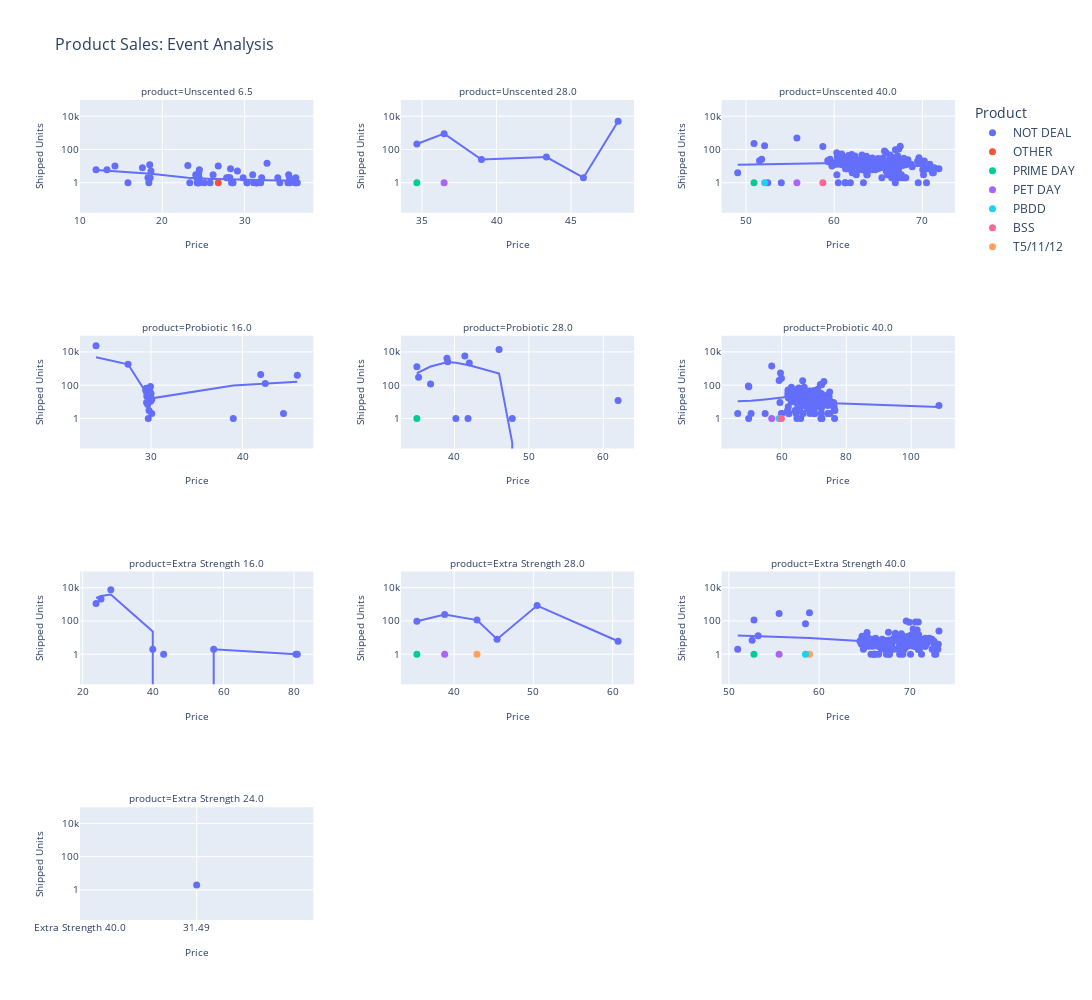

Notebook code cell kept with this figure:
### Code cell
fig = px.scatter(
    event,
    x='our_price',
    y='shipped_units',
    facet_col='product',
    category_orders={
        "product": [
            'Unscented 6.5','Unscented 28.0', 'Unscented 40.0', 
            'Probiotic 16.0', 'Probiotic 28.0', 'Probiotic 40.0',
            'Extra Strength 16.0','Extra Strength 28.0', 'Extra Strength 40.0',  
        ]
    },
    facet_col_wrap=3,
    facet_col_spacing=0.1,
    facet_row_spacing=0.15,
    color='event_name',
    trendline='lowess',
    title='Product Sales: Event Analysis',
    width=1500,
    height=1000,
    log_y=True
).update_traces(
    marker=dict(size=7)
).update_layout(
    legend_title_text='Product',
    title_font=dict(size=16)
).update_xaxes(
    title_text='Price',
    title_font=dict(size=10),
    tickfont=dict(size=10)
).update_yaxes(
    title_text='Shipped Units',
    title_font=dict(size=10),
    tickfont=dict(size=10)
)

fig.update_xaxes(
    categoryorder='array', 
    categoryarray= [
        'Unscented 6.5','Unscented 28.0', 'Unscented 40.0', 
        'Probiotic 16.0', 'Probiotic 28.0', 'Probiotic 40.0',
        'Extra Strength 16.0','Extra Strength 28.0', 'Extra Strength 40.0',  
    ]
)
fig.update_layout(xaxis=dict(type='category'))

for annotation in fig['layout']['annotations']:
    annotation['font'] = dict(size=10)

fig.for_each_xaxis(lambda axis: axis.update(showticklabels=True))
fig.for_each_yaxis(lambda axis: axis.update(showticklabels=True))

fig.show()

### Figure 1 — Plotly figure (JSON) as saved in the notebook; plotly's stock layout.template omitted (floating-point values rounded to 4 significant figures; data arrays with more than 128 entries replaced by an {"elided": "..."} marker saying what was removed)
{"data": [{"hovertemplate": "event_name=NOT DEAL<br>product=Unscented 6.5<br>our_price=%{x}<br>shipped_units=%{y}<extra></extra>", "legendgroup": "NOT DEAL", "marker": {"color": "#636efa", "size": 7, "symbol": "circle"}, "mode": "markers", "name": "NOT DEAL", "orientation": "v", "showlegend": true, "type": "scatter", "x": [11.94, 13.27, 14.24, 15.82, 17.58, 18.25, 18.36, 18.47, 18.52, 18.62, 23.1, 23.34, 24.06, 24.17, 24.24, 24.25, 24.26, 24.33, 24.34, 24.35, 24.39, 24.41, 24.42, 24.43, 24.45, 24.46, 24.49, 24.5, 25.1, 25.81, 26.17, 26.8, 27.82, 27.96, 28.1, 28.22, 28.29, 28.42, 28.57, 28.58, 29.13, 29.83, 30.29, 30.31, 30.99, 31.1, 31.36, 31.45, 31.47, 31.5, 31.53, 31.96, 32.08, 32.73, 34.04, 34.29, 35.27, 35.36, 35.46, 35.51, 36.16, 36.23, 36.25, 36.41], "xaxis": "x10", "y": [6.0, 6.0, 10.0, 1.0, 8.0, 2.0, 1.0, 12.0, 2.0, 5.0, 11.0, 1.0, 3.0, 2.0, 2.0, 1.0, 1.0, 1.0, 2.0, 2.0, 2.0, 3.0, 2.0, 4.0, 1.0, 2.0, 1.0, 6.0, 1.0, 1.0, 3.0, 10.0, 2.0, 2.0, 2.0, 2.0, 7.0, 1.0, 1.0, 1.0, 5.0, 2.0, 1.0, 1.0, 3.0, 1.0, 1.0, 1.0, 1.0, 1.0, 1.0, 1.0, 2.0, 15.0, 2.0, 1.0, 1.0, 3.0, 2.0, 1.0, 1.0, 2.0, 1.0, 1.0], "yaxis": "y10"}, {"hovertemplate": "<b>LOWESS trendline</b><br><br>event_name=NOT DEAL<br>product=Unscented 6.5<br>our_price=%{x}<br>shipped_units=%{y} <b>(trend)</b><extra></extra>", "legendgroup": "NOT DEAL", "marker": {"color": "#636efa", "size": 7, "symbol": "circle"}, "mode": "lines", "name": "NOT DEAL", "showlegend": false, "type": "scatter", "x": [11.94, 13.27, 14.24, 15.82, 17.58, 18.25, 18.36, 18.47, 18.52, 18.62, 23.1, 23.34, 24.06, 24.17, 24.24, 24.25, 24.26, 24.33, 24.34, 24.35, 24.39, 24.41, 24.42, 24.43, 24.45, 24.46, 24.49, 24.5, 25.1, 25.81, 26.17, 26.8, 27.82, 27.96, 28.1, 28.22, 28.29, 28.42, 28.57, 28.58, 29.13, 29.83, 30.29, 30.31, 30.99, 31.1, 31.36, 31.45, 31.47, 31.5, 31.53, 31.96, 32.08, 32.73, 34.04, 34.29, 35.27, 35.36, 35.46, 35.51, 36.16, 36.23, 36.25, 36.41], "xaxis": "x10", "y": [5.748, 5.287, 4.956, 4.424, 3.821, 3.576, 3.534, 3.492, 3.472, 3.433, 1.981, 1.943, 1.828, 1.811, 1.802, 1.8, 1.799, 1.79, 1.789, 1.789, 1.787, 1.787, 1.786, 1.786, 1.785, 1.785, 1.782, 1.781, 1.75, 1.72, 1.704, 1.672, 1.612, 1.596, 1.588, 1.59, 1.594, 1.597, 1.579, 1.578, 1.516, 1.44, 1.411, 1.409, 1.408, 1.409, 1.408, 1.407, 1.407, 1.407, 1.407, 1.402, 1.4, 1.391, 1.377, 1.376, 1.373, 1.373, 1.373, 1.373, 1.373, 1.374, 1.374, 1.374], "yaxis": "y10"}, {"hovertemplate": "event_name=OTHER<br>product=Unscented 6.5<br>our_price=%{x}<br>shipped_units=%{y}<extra></extra>", "legendgroup": "OTHER", "marker": {"color": "#EF553B", "size": 7, "symbol": "circle"}, "mode": "markers", "name": "OTHER", "orientation": "v", "showlegend": true, "type": "scatter", "x": [26.8], "xaxis": "x10", "y": [1.0], "yaxis": "y10"}, {"hovertemplate": "event_name=OTHER<br>product=Unscented 6.5<extra></extra>", "legendgroup": "OTHER", "marker": {"color": "#EF553B", "size": 7, "symbol": "circle"}, "mode": "lines", "name": "OTHER", "showlegend": false, "type": "scatter", "xaxis": "x10", "yaxis": "y10"}, {"hovertemplate": "event_name=NOT DEAL<br>product=Unscented 28.0<br>our_price=%{x}<br>shipped_units=%{y}<extra></extra>", "legendgroup": "NOT DEAL", "marker": {"color": "#636efa", "size": 7, "symbol": "circle"}, "mode": "markers", "name": "NOT DEAL", "orientation": "v", "showlegend": false, "type": "scatter", "x": [34.65, 36.48, 38.99, 43.35, 45.84, 48.17], "xaxis": "x11", "y": [214.0, 889.0, 25.0, 35.0, 2.0, 5019.0], "yaxis": "y11"}, {"hovertemplate": "<b>LOWESS trendline</b><br><br>event_name=NOT DEAL<br>product=Unscented 28.0<br>our_price=%{x}<br>shipped_units=%{y} <b>(trend)</b><extra></extra>", "legendgroup": "NOT DEAL", "marker": {"color": "#636efa", "size": 7, "symbol": "circle"}, "mode": "lines", "name": "NOT DEAL", "showlegend": false, "type": "scatter", "x": [34.65, 36.48, 38.99, 43.35, 45.84, 48.17], "xaxis": "x11", "y": [214.0, 889.0, 25.0, 35.0, 2.0, 5019.0], "yaxis": "y11"}, {"hovertemplate": "event_name=PRIME DAY<br>product=Unscented 28.0<br>our_price=%{x}<br>shipped_units=%{y}<extra></extra>", "legendgroup": "PRIME DAY", "marker": {"color": "#00cc96", "size": 7, "symbol": "circle"}, "mode": "markers", "name": "PRIME DAY", "orientation": "v", "showlegend": true, "type": "scatter", "x": [34.65], "xaxis": "x11", "y": [1.0], "yaxis": "y11"}, {"hovertemplate": "event_name=PRIME DAY<br>product=Unscented 28.0<extra></extra>", "legendgroup": "PRIME DAY", "marker": {"color": "#00cc96", "size": 7, "symbol": "circle"}, "mode": "lines", "name": "PRIME DAY", "showlegend": false, "type": "scatter", "xaxis": "x11", "yaxis": "y11"}, {"hovertemplate": "event_name=PET DAY<br>product=Unscented 28.0<br>our_price=%{x}<br>shipped_units=%{y}<extra></extra>", "legendgroup": "PET DAY", "marker": {"color": "#ab63fa", "size": 7, "symbol": "circle"}, "mode": "markers", "name": "PET DAY", "orientation": "v", "showlegend": true, "type": "scatter", "x": [36.48], "xaxis": "x11", "y": [1.0], "yaxis": "y11"}, {"hovertemplate": "event_name=PET DAY<br>product=Unscented 28.0<extra></extra>", "legendgroup": "PET DAY", "marker": {"color": "#ab63fa", "size": 7, "symbol": "circle"}, "mode": "lines", "name": "PET DAY", "showlegend": false, "type": "scatter", "xaxis": "x11", "yaxis": "y11"}, {"hovertemplate": "event_name=NOT DEAL<br>product=Unscented 40.0<br>our_price=%{x}<br>shipped_units=%{y}<extra></extra>", "legendgroup": "NOT DEAL", "marker": {"color": "#636efa", "size": 7, "symbol": "circle"}, "mode": "markers", "name": "NOT DEAL", "orientation": "v", "showlegend": false, "type": "scatter", "x": {"elided": "249 float values"}, "xaxis": "x12", "y": {"elided": "249 float values"}, "yaxis": "y12"}, {"hovertemplate": "<b>LOWESS trendline</b><br><br>event_name=NOT DEAL<br>product=Unscented 40.0<br>our_price=%{x}<br>shipped_units=%{y} <b>(trend)</b><extra></extra>", "legendgroup": "NOT DEAL", "marker": {"color": "#636efa", "size": 7, "symbol": "circle"}, "mode": "lines", "name": "NOT DEAL", "showlegend": false, "type": "scatter", "x": {"elided": "249 float values"}, "xaxis": "x12", "y": {"elided": "249 float values"}, "yaxis": "y12"}, {"hovertemplate": "event_name=PRIME DAY<br>product=Unscented 40.0<br>our_price=%{x}<br>shipped_units=%{y}<extra></extra>", "legendgroup": "PRIME DAY", "marker": {"color": "#00cc96", "size": 7, "symbol": "circle"}, "mode": "markers", "name": "PRIME DAY", "orientation": "v", "showlegend": false, "type": "scatter", "x": [50.91], "xaxis": "x12", "y": [1.0], "yaxis": "y12"}, {"hovertemplate": "event_name=PRIME DAY<br>product=Unscented 40.0<extra></extra>", "legendgroup": "PRIME DAY", "marker": {"color": "#00cc96", "size": 7, "symbol": "circle"}, "mode": "lines", "name": "PRIME DAY", "showlegend": false, "type": "scatter", "xaxis": "x12", "yaxis": "y12"}, {"hovertemplate": "event_name=PET DAY<br>product=Unscented 40.0<br>our_price=%{x}<br>shipped_units=%{y}<extra></extra>", "legendgroup": "PET DAY", "marker": {"color": "#ab63fa", "size": 7, "symbol": "circle"}, "mode": "markers", "name": "PET DAY", "orientation": "v", "showlegend": false, "type": "scatter", "x": [55.77], "xaxis": "x12", "y": [1.0], "yaxis": "y12"}, {"hovertemplate": "event_name=PET DAY<br>product=Unscented 40.0<extra></extra>", "legendgroup": "PET DAY", "marker": {"color": "#ab63fa", "size": 7, "symbol": "circle"}, "mode": "lines", "name": "PET DAY", "showlegend": false, "type": "scatter", "xaxis": "x12", "yaxis": "y12"}, {"hovertemplate": "event_name=PBDD<br>product=Unscented 40.0<br>our_price=%{x}<br>shipped_units=%{y}<extra></extra>", "legendgroup": "PBDD", "marker": {"color": "#19d3f3", "size": 7, "symbol": "circle"}, "mode": "markers", "name": "PBDD", "orientation": "v", "showlegend": true, "type": "scatter", "x": [52.11], "xaxis": "x12", "y": [1.0], "yaxis": "y12"}, {"hovertemplate": "event_name=PBDD<br>product=Unscented 40.0<extra></extra>", "legendgroup": "PBDD", "marker": {"color": "#19d3f3", "size": 7, "symbol": "circle"}, "mode": "lines", "name": "PBDD", "showlegend": false, "type": "scatter", "xaxis": "x12", "yaxis": "y12"}, {"hovertemplate": "event_name=BSS<br>product=Unscented 40.0<br>our_price=%{x}<br>shipped_units=%{y}<extra></extra>", "legendgroup": "BSS", "marker": {"color": "#FF6692", "size": 7, "symbol": "circle"}, "mode": "markers", "name": "BSS", "orientation": "v", "showlegend": true, "type": "scatter", "x": [58.71], "xaxis": "x12", "y": [1.0], "yaxis": "y12"}, {"hovertemplate": "event_name=BSS<br>product=Unscented 40.0<extra></extra>", "legendgroup": "BSS", "marker": {"color": "#FF6692", "size": 7, "symbol": "circle"}, "mode": "lines", "name": "BSS", "showlegend": false, "type": "scatter", "xaxis": "x12", "yaxis": "y12"}, {"hovertemplate": "event_name=NOT DEAL<br>product=Probiotic 16.0<br>our_price=%{x}<br>shipped_units=%{y}<extra></extra>", "legendgroup": "NOT DEAL", "marker": {"color": "#636efa", "size": 7, "symbol": "circle"}, "mode": "markers", "name": "NOT DEAL", "orientation": "v", "showlegend": false, "type": "scatter", "x": [23.99, 27.49, 29.42, 29.49, 29.51, 29.53, 29.54, 29.6, 29.64, 29.65, 29.7, 29.71, 29.72, 29.78, 29.81, 29.83, 29.87, 29.88, 29.9, 29.91, 29.94, 29.96, 29.97, 29.99, 30.0, 30.08, 30.09, 38.99, 41.99, 42.49, 44.48, 45.99], "xaxis": "x7", "y": [23470.0, 1812.0, 49.0, 65.0, 9.0, 37.0, 22.0, 36.0, 7.0, 32.0, 1.0, 39.0, 35.0, 3.0, 38.0, 50.0, 44.0, 23.0, 34.0, 31.0, 85.0, 11.0, 31.0, 32.0, 18.0, 2.0, 14.0, 1.0, 436.0, 128.0, 2.0, 393.0], "yaxis": "y7"}, {"hovertemplate": "<b>LOWESS trendline</b><br><br>event_name=NOT DEAL<br>product=Probiotic 16.0<br>our_price=%{x}<br>shipped_units=%{y} <b>(trend)</b><extra></extra>", "legendgroup": "NOT DEAL", "marker": {"color": "#636efa", "size": 7, "symbol": "circle"}, "mode": "lines", "name": "NOT DEAL", "showlegend": false, "type": "scatter", "x": [23.99, 27.49, 29.42, 29.49, 29.51, 29.53, 29.54, 29.6, 29.64, 29.65, 29.7, 29.71, 29.72, 29.78, 29.81, 29.83, 29.87, 29.88, 29.9, 29.91, 29.94, 29.96, 29.97, 29.99, 30.0, 30.08, 30.09, 38.99, 41.99, 42.49, 44.48, 45.99], "xaxis": "x7", "y": [4853.0, 1810.0, 39.04, 35.55, 34.66, 33.81, 33.39, 31.06, 29.67, 29.34, 28.51, 28.58, 28.54, 29.05, 29.1, 28.98, 27.74, 27.35, 26.52, 26.08, 24.71, 23.74, 23.24, 22.2, 21.66, 16.9, 16.24, 97.03, 123.6, 128.0, 145.6, 159.0], "yaxis": "y7"}, {"hovertemplate": "event_name=NOT DEAL<br>product=Probiotic 28.0<br>our_price=%{x}<br>shipped_units=%{y}<extra></extra>", "legendgroup": "NOT DEAL", "marker": {"color": "#636efa", "size": 7, "symbol": "circle"}, "mode": "markers", "name": "NOT DEAL", "orientation": "v", "showlegend": false, "type": "scatter", "x": [34.95, 35.18, 36.79, 38.99, 39.09, 40.19, 41.39, 41.82, 41.99, 45.99, 47.76, 61.98], "xaxis": "x8", "y": [1308.0, 302.0, 117.0, 4098.0, 2533.0, 1.0, 5612.0, 1.0, 2175.0, 14130.0, 1.0, 12.0], "yaxis": "y8"}, {"hovertemplate": "<b>LOWESS trendline</b><br><br>event_name=NOT DEAL<br>product=Probiotic 28.0<br>our_price=%{x}<br>shipped_units=%{y} <b>(trend)</b><extra></extra>", "legendgroup": "NOT DEAL", "marker": {"color": "#636efa", "size": 7, "symbol": "circle"}, "mode": "lines", "name": "NOT DEAL", "showlegend": false, "type": "scatter", "x": [34.95, 35.18, 36.79, 38.99, 39.09, 40.19, 41.39, 41.82, 41.99, 45.99, 47.76, 61.98], "xaxis": "x8", "y": [499.6, 597.7, 1322.0, 2351.0, 2474.0, 2235.0, 1714.0, 1594.0, 1597.0, 499.9, 0.03426, -0.4946], "yaxis": "y8"}, {"hovertemplate": "event_name=PRIME DAY<br>product=Probiotic 28.0<br>our_price=%{x}<br>shipped_units=%{y}<extra></extra>", "legendgroup": "PRIME DAY", "marker": {"color": "#00cc96", "size": 7, "symbol": "circle"}, "mode": "markers", "name": "PRIME DAY", "orientation": "v", "showlegend": false, "type": "scatter", "x": [34.95], "xaxis": "x8", "y": [1.0], "yaxis": "y8"}, {"hovertemplate": "event_name=PRIME DAY<br>product=Probiotic 28.0<extra></extra>", "legendgroup": "PRIME DAY", "marker": {"color": "#00cc96", "size": 7, "symbol": "circle"}, "mode": "lines", "name": "PRIME DAY", "showlegend": false, "type": "scatter", "xaxis": "x8", "yaxis": "y8"}, {"hovertemplate": "event_name=NOT DEAL<br>product=Probiotic 40.0<br>our_price=%{x}<br>shipped_units=%{y}<extra></extra>", "legendgroup": "NOT DEAL", "marker": {"color": "#636efa", "size": 7, "symbol": "circle"}, "mode": "markers", "name": "NOT DEAL", "orientation": "v", "showlegend": false, "type": "scatter", "x": {"elided": "272 float values"}, "xaxis": "x9", "y": {"elided": "272 float values"}, "yaxis": "y9"}, {"hovertemplate": "<b>LOWESS trendline</b><br><br>event_name=NOT DEAL<br>product=Probiotic 40.0<br>our_price=%{x}<br>shipped_units=%{y} <b>(trend)</b><extra></extra>", "legendgroup": "NOT DEAL", "marker": {"color": "#636efa", "size": 7, "symbol": "circle"}, "mode": "lines", "name": "NOT DEAL", "showlegend": false, "type": "scatter", "x": {"elided": "272 float values"}, "xaxis": "x9", "y": {"elided": "272 float values"}, "yaxis": "y9"}, {"hovertemplate": "event_name=PET DAY<br>product=Probiotic 40.0<br>our_price=%{x}<br>shipped_units=%{y}<extra></extra>", "legendgroup": "PET DAY", "marker": {"color": "#ab63fa", "size": 7, "symbol": "circle"}, "mode": "markers", "name": "PET DAY", "orientation": "v", "showlegend": false, "type": "scatter", "x": [56.94], "xaxis": "x9", "y": [1.0], "yaxis": "y9"}, {"hovertemplate": "event_name=PET DAY<br>product=Probiotic 40.0<extra></extra>", "legendgroup": "PET DAY", "marker": {"color": "#ab63fa", "size": 7, "symbol": "circle"}, "mode": "lines", "name": "PET DAY", "showlegend": false, "type": "scatter", "xaxis": "x9", "yaxis": "y9"}, {"hovertemplate": "event_name=T5/11/12<br>product=Probiotic 40.0<br>our_price=%{x}<br>shipped_units=%{y}<extra></extra>", "legendgroup": "T5/11/12", "marker": {"color": "#FFA15A", "size": 7, "symbol": "circle"}, "mode": "markers", "name": "T5/11/12", "orientation": "v", "showlegend": true, "type": "scatter", "x": [59.65], "xaxis": "x9", "y": [1.0], "yaxis": "y9"}, {"hovertemplate": "event_name=T5/11/12<br>product=Probiotic 40.0<extra></extra>", "legendgroup": "T5/11/12", "marker": {"color": "#FFA15A", "size": 7, "symbol": "circle"}, "mode": "lines", "name": "T5/11/12", "showlegend": false, "type": "scatter", "xaxis": "x9", "yaxis": "y9"}, {"hovertemplate": "event_name=PBDD<br>product=Probiotic 40.0<br>our_price=%{x}<br>shipped_units=%{y}<extra></extra>", "legendgroup": "PBDD", "marker": {"color": "#19d3f3", "size": 7, "symbol": "circle"}, "mode": "markers", "name": "PBDD", "orientation": "v", "showlegend": false, "type": "scatter", "x": [59.23], "xaxis": "x9", "y": [1.0], "yaxis": "y9"}, {"hovertemplate": "event_name=PBDD<br>product=Probiotic 40.0<extra></extra>", "legendgroup": "PBDD", "marker": {"color": "#19d3f3", "size": 7, "symbol": "circle"}, "mode": "lines", "name": "PBDD", "showlegend": false, "type": "scatter", "xaxis": "x9", "yaxis": "y9"}, {"hovertemplate": "event_name=BSS<br>product=Probiotic 40.0<br>our_price=%{x}<br>shipped_units=%{y}<extra></extra>", "legendgroup": "BSS", "marker": {"color": "#FF6692", "size": 7, "symbol": "circle"}, "mode": "markers", "name": "BSS", "orientation": "v", "showlegend": false, "type": "scatter", "x": [59.94], "xaxis": "x9", "y": [1.0], "yaxis": "y9"}, {"hovertemplate": "event_name=BSS<br>product=Probiotic 40.0<extra></extra>", "legendgroup": "BSS", "marker": {"color": "#FF6692", "size": 7, "symbol": "circle"}, "mode": "lines", "name": "BSS", "showlegend": false, "type": "scatter", "xaxis": "x9", "yaxis": "y9"}, {"hovertemplate": "event_name=NOT DEAL<br>product=Extra Strength 16.0<br>our_price=%{x}<br>shipped_units=%{y}<extra></extra>", "legendgroup": "NOT DEAL", "marker": {"color": "#636efa", "size": 7, "symbol": "circle"}, "mode": "markers", "name": "NOT DEAL", "orientation": "v", "showlegend": false, "type": "scatter", "x": [23.79, 25.19, 27.99, 39.9, 42.99, 57.2, 80.56, 80.94], "xaxis": "x4", "y": [1126.0, 2054.0, 7558.0, 2.0, 1.0, 2.0, 1.0, 1.0], "yaxis": "y4"}, {"hovertemplate": "<b>LOWESS trendline</b><br><br>event_name=NOT DEAL<br>product=Extra Strength 16.0<br>our_price=%{x}<br>shipped_units=%{y} <b>(trend)</b><extra></extra>", "legendgroup": "NOT DEAL", "marker": {"color": "#636efa", "size": 7, "symbol": "circle"}, "mode": "lines", "name": "NOT DEAL", "showlegend": false, "type": "scatter", "x": [23.79, 25.19, 27.99, 39.9, 42.99, 57.2, 80.56, 80.94], "xaxis": "x4", "y": [2415.0, 3125.0, 3913.0, 23.19, -1958.0, 2.0, 1.0, 1.0], "yaxis": "y4"}, {"hovertemplate": "event_name=NOT DEAL<br>product=Extra Strength 28.0<br>our_price=%{x}<br>shipped_units=%{y}<extra></extra>", "legendgroup": "NOT DEAL", "marker": {"color": "#636efa", "size": 7, "symbol": "circle"}, "mode": "markers", "name": "NOT DEAL", "orientation": "v", "showlegend": false, "type": "scatter", "x": [35.3, 38.81, 42.89, 45.42, 50.47, 60.7], "xaxis": "x5", "y": [96.0, 242.0, 113.0, 8.0, 838.0, 6.0], "yaxis": "y5"}, {"hovertemplate": "<b>LOWESS trendline</b><br><br>event_name=NOT DEAL<br>product=Extra Strength 28.0<br>our_price=%{x}<br>shipped_units=%{y} <b>(trend)</b><extra></extra>", "legendgroup": "NOT DEAL", "marker": {"color": "#636efa", "size": 7, "symbol": "circle"}, "mode": "lines", "name": "NOT DEAL", "showlegend": false, "type": "scatter", "x": [35.3, 38.81, 42.89, 45.42, 50.47, 60.7], "xaxis": "x5", "y": [96.0, 242.0, 113.0, 8.0, 838.0, 6.0], "yaxis": "y5"}, {"hovertemplate": "event_name=PRIME DAY<br>product=Extra Strength 28.0<br>our_price=%{x}<br>shipped_units=%{y}<extra></extra>", "legendgroup": "PRIME DAY", "marker": {"color": "#00cc96", "size": 7, "symbol": "circle"}, "mode": "markers", "name": "PRIME DAY", "orientation": "v", "showlegend": false, "type": "scatter", "x": [35.3], "xaxis": "x5", "y": [1.0], "yaxis": "y5"}, {"hovertemplate": "event_name=PRIME DAY<br>product=Extra Strength 28.0<extra></extra>", "legendgroup": "PRIME DAY", "marker": {"color": "#00cc96", "size": 7, "symbol": "circle"}, "mode": "lines", "name": "PRIME DAY", "showlegend": false, "type": "scatter", "xaxis": "x5", "yaxis": "y5"}, {"hovertemplate": "event_name=PET DAY<br>product=Extra Strength 28.0<br>our_price=%{x}<br>shipped_units=%{y}<extra></extra>", "legendgroup": "PET DAY", "marker": {"color": "#ab63fa", "size": 7, "symbol": "circle"}, "mode": "markers", "name": "PET DAY", "orientation": "v", "showlegend": false, "type": "scatter", "x": [38.81], "xaxis": "x5", "y": [1.0], "yaxis": "y5"}, {"hovertemplate": "event_name=PET DAY<br>product=Extra Strength 28.0<extra></extra>", "legendgroup": "PET DAY", "marker": {"color": "#ab63fa", "size": 7, "symbol": "circle"}, "mode": "lines", "name": "PET DAY", "showlegend": false, "type": "scatter", "xaxis": "x5", "yaxis": "y5"}, {"hovertemplate": "event_name=T5/11/12<br>product=Extra Strength 28.0<br>our_price=%{x}<br>shipped_units=%{y}<extra></extra>", "legendgroup": "T5/11/12", "marker": {"color": "#FFA15A", "size": 7, "symbol": "circle"}, "mode": "markers", "name": "T5/11/12", "orientation": "v", "showlegend": false, "type": "scatter", "x": [42.89], "xaxis": "x5", "y": [1.0], "yaxis": "y5"}, {"hovertemplate": "event_name=T5/11/12<br>product=Extra Strength 28.0<extra></extra>", "legendgroup": "T5/11/12", "marker": {"color": "#FFA15A", "size": 7, "symbol": "circle"}, "mode": "lines", "name": "T5/11/12", "showlegend": false, "type": "scatter", "xaxis": "x5", "yaxis": "y5"}, {"hovertemplate": "event_name=NOT DEAL<br>product=Extra Strength 40.0<br>our_price=%{x}<br>shipped_units=%{y}<extra></extra>", "legendgroup": "NOT DEAL", "marker": {"color": "#636efa", "size": 7, "symbol": "circle"}, "mode": "markers", "name": "NOT DEAL", "orientation": "v", "showlegend": false, "type": "scatter", "x": {"elided": "171 float values"}, "xaxis": "x6", "y": {"elided": "171 float values"}, "yaxis": "y6"}, {"hovertemplate": "<b>LOWESS trendline</b><br><br>event_name=NOT DEAL<br>product=Extra Strength 40.0<br>our_price=%{x}<br>shipped_units=%{y} <b>(trend)</b><extra></extra>", "legendgroup": "NOT DEAL", "marker": {"color": "#636efa", "size": 7, "symbol": "circle"}, "mode": "lines", "name": "NOT DEAL", "showlegend": false, "type": "scatter", "x": {"elided": "171 float values"}, "xaxis": "x6", "y": {"elided": "171 float values"}, "yaxis": "y6"}, {"hovertemplate": "event_name=PRIME DAY<br>product=Extra Strength 40.0<br>our_price=%{x}<br>shipped_units=%{y}<extra></extra>", "legendgroup": "PRIME DAY", "marker": {"color": "#00cc96", "size": 7, "symbol": "circle"}, "mode": "markers", "name": "PRIME DAY", "orientation": "v", "showlegend": false, "type": "scatter", "x": [52.78], "xaxis": "x6", "y": [1.0], "yaxis": "y6"}, {"hovertemplate": "event_name=PRIME DAY<br>product=Extra Strength 40.0<extra></extra>", "legendgroup": "PRIME DAY", "marker": {"color": "#00cc96", "size": 7, "symbol": "circle"}, "mode": "lines", "name": "PRIME DAY", "showlegend": false, "type": "scatter", "xaxis": "x6", "yaxis": "y6"}, {"hovertemplate": "event_name=PET DAY<br>product=Extra Strength 40.0<br>our_price=%{x}<br>shipped_units=%{y}<extra></extra>", "legendgroup": "PET DAY", "marker": {"color": "#ab63fa", "size": 7, "symbol": "circle"}, "mode": "markers", "name": "PET DAY", "orientation": "v", "showlegend": false, "type": "scatter", "x": [55.56], "xaxis": "x6", "y": [1.0], "yaxis": "y6"}, {"hovertemplate": "event_name=PET DAY<br>product=Extra Strength 40.0<extra></extra>", "legendgroup": "PET DAY", "marker": {"color": "#ab63fa", "size": 7, "symbol": "circle"}, "mode": "lines", "name": "PET DAY", "showlegend": false, "type": "scatter", "xaxis": "x6", "yaxis": "y6"}, {"hovertemplate": "event_name=T5/11/12<br>product=Extra Strength 40.0<br>our_price=%{x}<br>shipped_units=%{y}<extra></extra>", "legendgroup": "T5/11/12", "marker": {"color": "#FFA15A", "size": 7, "symbol": "circle"}, "mode": "markers", "name": "T5/11/12", "orientation": "v", "showlegend": false, "type": "scatter", "x": [58.92], "xaxis": "x6", "y": [1.0], "yaxis": "y6"}, {"hovertemplate": "event_name=T5/11/12<br>product=Extra Strength 40.0<extra></extra>", "legendgroup": "T5/11/12", "marker": {"color": "#FFA15A", "size": 7, "symbol": "circle"}, "mode": "lines", "name": "T5/11/12", "showlegend": false, "type": "scatter", "xaxis": "x6", "yaxis": "y6"}, {"hovertemplate": "event_name=PBDD<br>product=Extra Strength 40.0<br>our_price=%{x}<br>shipped_units=%{y}<extra></extra>", "legendgroup": "PBDD", "marker": {"color": "#19d3f3", "size": 7, "symbol": "circle"}, "mode": "markers", "name": "PBDD", "orientation": "v", "showlegend": false, "type": "scatter", "x": [58.48], "xaxis": "x6", "y": [1.0], "yaxis": "y6"}, {"hovertemplate": "event_name=PBDD<br>product=Extra Strength 40.0<extra></extra>", "legendgroup": "PBDD", "marker": {"color": "#19d3f3", "size": 7, "symbol": "circle"}, "mode": "lines", "name": "PBDD", "showlegend": false, "type": "scatter", "xaxis": "x6", "yaxis": "y6"}, {"hovertemplate": "event_name=NOT DEAL<br>product=Extra Strength 24.0<br>our_price=%{x}<br>shipped_units=%{y}<extra></extra>", "legendgroup": "NOT DEAL", "marker": {"color": "#636efa", "size": 7, "symbol": "circle"}, "mode": "markers", "name": "NOT DEAL", "orientation": "v", "showlegend": false, "type": "scatter", "x": [31.49], "xaxis": "x", "y": [2.0], "yaxis": "y"}, {"hovertemplate": "event_name=NOT DEAL<br>product=Extra Strength 24.0<extra></extra>", "legendgroup": "NOT DEAL", "marker": {"color": "#636efa", "size": 7, "symbol": "circle"}, "mode": "lines", "name": "NOT DEAL", "showlegend": false, "type": "scatter", "xaxis": "x", "yaxis": "y"}], "layout": {"annotations": [{"font": {"size": 10}, "showarrow": false, "text": "product=Extra Strength 24.0", "x": 0.1333, "xanchor": "center", "xref": "paper", "y": 0.1375, "yanchor": "bottom", "yref": "paper"}, {"font": {"size": 10}, "showarrow": false, "text": "product=Extra Strength 16.0", "x": 0.1333, "xanchor": "center", "xref": "paper", "y": 0.425, "yanchor": "bottom", "yref": "paper"}, {"font": {"size": 10}, "showarrow": false, "text": "product=Extra Strength 28.0", "x": 0.5, "xanchor": "center", "xref": "paper", "y": 0.425, "yanchor": "bottom", "yref": "paper"}, {"font": {"size": 10}, "showarrow": false, "text": "product=Extra Strength 40.0", "x": 0.8667, "xanchor": "center", "xref": "paper", "y": 0.425, "yanchor": "bottom", "yref": "paper"}, {"font": {"size": 10}, "showarrow": false, "text": "product=Probiotic 16.0", "x": 0.1333, "xanchor": "center", "xref": "paper", "y": 0.7125, "yanchor": "bottom", "yref": "paper"}, {"font": {"size": 10}, "showarrow": false, "text": "product=Probiotic 28.0", "x": 0.5, "xanchor": "center", "xref": "paper", "y": 0.7125, "yanchor": "bottom", "yref": "paper"}, {"font": {"size": 10}, "showarrow": false, "text": "product=Probiotic 40.0", "x": 0.8667, "xanchor": "center", "xref": "paper", "y": 0.7125, "yanchor": "bottom", "yref": "paper"}, {"font": {"size": 10}, "showarrow": false, "text": "product=Unscented 6.5", "x": 0.1333, "xanchor": "center", "xref": "paper", "y": 1, "yanchor": "bottom", "yref": "paper"}, {"font": {"size": 10}, "showarrow": false, "text": "product=Unscented 28.0", "x": 0.5, "xanchor": "center", "xref": "paper", "y": 1, "yanchor": "bottom", "yref": "paper"}, {"font": {"size": 10}, "showarrow": false, "text": "product=Unscented 40.0", "x": 0.8667, "xanchor": "center", "xref": "paper", "y": 1, "yanchor": "bottom", "yref": "paper"}], "height": 1000, "legend": {"title": {"text": "Product"}, "tracegroupgap": 0}, "title": {"font": {"size": 16}, "text": "Product Sales: Event Analysis"}, "width": 1500, "xaxis": {"anchor": "y", "categoryarray": ["Unscented 6.5", "Unscented 28.0", "Unscented 40.0", "Probiotic 16.0", "Probiotic 28.0", "Probiotic 40.0", "Extra Strength 16.0", "Extra Strength 28.0", "Extra Strength 40.0"], "categoryorder": "array", "domain": [0, 0.2667], "showticklabels": true, "tickfont": {"size": 10}, "title": {"font": {"size": 10}, "text": "Price"}, "type": "category"}, "xaxis10": {"anchor": "y10", "categoryarray": ["Unscented 6.5", "Unscented 28.0", "Unscented 40.0", "Probiotic 16.0", "Probiotic 28.0", "Probiotic 40.0", "Extra Strength 16.0", "Extra Strength 28.0", "Extra Strength 40.0"], "categoryorder": "array", "domain": [0, 0.2667], "matches": "x", "showticklabels": true, "tickfont": {"size": 10}, "title": {"font": {"size": 10}, "text": "Price"}}, "xaxis11": {"anchor": "y11", "categoryarray": ["Unscented 6.5", "Unscented 28.0", "Unscented 40.0", "Probiotic 16.0", "Probiotic 28.0", "Probiotic 40.0", "Extra Strength 16.0", "Extra Strength 28.0", "Extra Strength 40.0"], "categoryorder": "array", "domain": [0.3667, 0.6333], "matches": "x", "showticklabels": true, "tickfont": {"size": 10}, "title": {"font": {"size": 10}, "text": "Price"}}, "xaxis12": {"anchor": "y12", "categoryarray": ["Unscented 6.5", "Unscented 28.0", "Unscented 40.0", "Probiotic 16.0", "Probiotic 28.0", "Probiotic 40.0", "Extra Strength 16.0", "Extra Strength 28.0", "Extra Strength 40.0"], "categoryorder": "array", "domain": [0.7333, 1], "matches": "x", "showticklabels": true, "tickfont": {"size": 10}, "title": {"font": {"size": 10}, "text": "Price"}}, "xaxis2": {"anchor": "y2", "categoryarray": ["Unscented 6.5", "Unscented 28.0", "Unscented 40.0", "Probiotic 16.0", "Probiotic 28.0", "Probiotic 40.0", "Extra Strength 16.0", "Extra Strength 28.0", "Extra Strength 40.0"], "categoryorder": "array", "domain": [0.3667, 0.6333], "matches": "x", "showticklabels": true, "tickfont": {"size": 10}, "title": {"font": {"size": 10}, "text": "Price"}}, "xaxis3": {"anchor": "y3", "categoryarray": ["Unscented 6.5", "Unscented 28.0", "Unscented 40.0", "Probiotic 16.0", "Probiotic 28.0", "Probiotic 40.0", "Extra Strength 16.0", "Extra Strength 28.0", "Extra Strength 40.0"], "categoryorder": "array", "domain": [0.7333, 1], "matches": "x", "showticklabels": true, "tickfont": {"size": 10}, "title": {"font": {"size": 10}, "text": "Price"}}, "xaxis4": {"anchor": "y4", "categoryarray": ["Unscented 6.5", "Unscented 28.0", "Unscented 40.0", "Probiotic 16.0", "Probiotic 28.0", "Probiotic 40.0", "Extra Strength 16.0", "Extra Strength 28.0", "Extra Strength 40.0"], "categoryorder": "array", "domain": [0, 0.2667], "matches": "x", "showticklabels": true, "tickfont": {"size": 10}, "title": {"font": {"size": 10}, "text": "Price"}}, "xaxis5": {"anchor": "y5", "categoryarray": ["Unscented 6.5", "Unscented 28.0", "Unscented 40.0", "Probiotic 16.0", "Probiotic 28.0", "Probiotic 40.0", "Extra Strength 16.0", "Extra Strength 28.0", "Extra Strength 40.0"], "categoryorder": "array", "domain": [0.3667, 0.6333], "matches": "x", "showticklabels": true, "tickfont": {"size": 10}, "title": {"font": {"size": 10}, "text": "Price"}}, "xaxis6": {"anchor": "y6", "categoryarray": ["Unscented 6.5", "Unscented 28.0", "Unscented 40.0", "Probiotic 16.0", "Probiotic 28.0", "Probiotic 40.0", "Extra Strength 16.0", "Extra Strength 28.0", "Extra Strength 40.0"], "categoryorder": "array", "domain": [0.7333, 1], "matches": "x", "showticklabels": true, "tickfont": {"size": 10}, "title": {"font": {"size": 10}, "text": "Price"}}, "xaxis7": {"anchor": "y7", "categoryarray": ["Unscented 6.5", "Unscented 28.0", "Unscented 40.0", "Probiotic 16.0", "Probiotic 28.0", "Probiotic 40.0", "Extra Strength 16.0", "Extra Strength 28.0", "Extra Strength 40.0"], "categoryorder": "array", "domain": [0, 0.2667], "matches": "x", "showticklabels": true, "tickfont": {"size": 10}, "title": {"font": {"size": 10}, "text": "Price"}}, "xaxis8": {"anchor": "y8", "categoryarray": ["Unscented 6.5", "Unscented 28.0", "Unscented 40.0", "Probiotic 16.0", "Probiotic 28.0", "Probiotic 40.0", "Extra Strength 16.0", "Extra Strength 28.0", "Extra Strength 40.0"], "categoryorder": "array", "domain": [0.3667, 0.6333], "matches": "x", "showticklabels": true, "tickfont": {"size": 10}, "title": {"font": {"size": 10}, "text": "Price"}}, "xaxis9": {"anchor": "y9", "categoryarray": ["Unscented 6.5", "Unscented 28.0", "Unscented 40.0", "Probiotic 16.0", "Probiotic 28.0", "Probiotic 40.0", "Extra Strength 16.0", "Extra Strength 28.0", "Extra Strength 40.0"], "categoryorder": "array", "domain": [0.7333, 1], "matches": "x", "showticklabels": true, "tickfont": {"size": 10}, "title": {"font": {"size": 10}, "text": "Price"}}, "yaxis": {"anchor": "x", "domain": [0, 0.1375], "showticklabels": true, "tickfont": {"size": 10}, "title": {"font": {"size": 10}, "text": "Shipped Units"}, "type": "log"}, "yaxis10": {"anchor": "x10", "domain": [0.8625, 1], "matches": "y", "showticklabels": true, "tickfont": {"size": 10}, "title": {"font": {"size": 10}, "text": "Shipped Units"}, "type": "log"}, "yaxis11": {"anchor": "x11", "domain": [0.8625, 1], "matches": "y", "showticklabels": true, "tickfont": {"size": 10}, "title": {"font": {"size": 10}, "text": "Shipped Units"}, "type": "log"}, "yaxis12": {"anchor": "x12", "domain": [0.8625, 1], "matches": "y", "showticklabels": true, "tickfont": {"size": 10}, "title": {"font": {"size": 10}, "text": "Shipped Units"}, "type": "log"}, "yaxis2": {"anchor": "x2", "domain": [0, 0.1375], "matches": "y", "showticklabels": true, "tickfont": {"size": 10}, "title": {"font": {"size": 10}, "text": "Shipped Units"}, "type": "log"}, "yaxis3": {"anchor": "x3", "domain": [0, 0.1375], "matches": "y", "showticklabels": true, "tickfont": {"size": 10}, "title": {"font": {"size": 10}, "text": "Shipped Units"}, "type": "log"}, "yaxis4": {"anchor": "x4", "domain": [0.2875, 0.425], "matches": "y", "showticklabels": true, "tickfont": {"size": 10}, "title": {"font": {"size": 10}, "text": "Shipped Units"}, "type": "log"}, "yaxis5": {"anchor": "x5", "domain": [0.2875, 0.425], "matches": "y", "showticklabels": true, "tickfont": {"size": 10}, "title": {"font": {"size": 10}, "text": "Shipped Units"}, "type": "log"}, "yaxis6": {"anchor": "x6", "domain": [0.2875, 0.425], "matches": "y", "showticklabels": true, "tickfont": {"size": 10}, "title": {"font": {"size": 10}, "text": "Shipped Units"}, "type": "log"}, "yaxis7": {"anchor": "x7", "domain": [0.575, 0.7125], "matches": "y", "showticklabels": true, "tickfont": {"size": 10}, "title": {"font": {"size": 10}, "text": "Shipped Units"}, "type": "log"}, "yaxis8": {"anchor": "x8", "domain": [0.575, 0.7125], "matches": "y", "showticklabels": true, "tickfont": {"size": 10}, "title": {"font": {"size": 10}, "text": "Shipped Units"}, "type": "log"}, "yaxis9": {"anchor": "x9", "domain": [0.575, 0.7125], "matches": "y", "showticklabels": true, "tickfont": {"size": 10}, "title": {"font": {"size": 10}, "text": "Shipped Units"}, "type": "log"}}}
